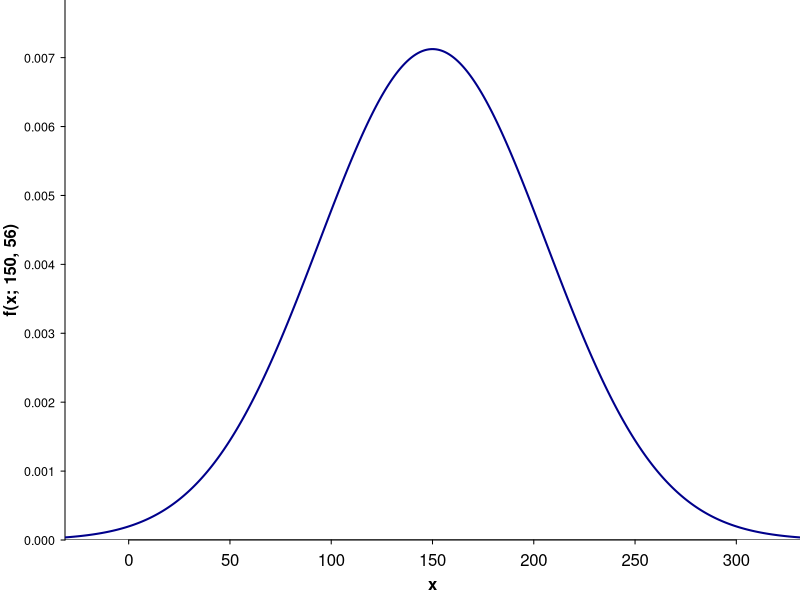
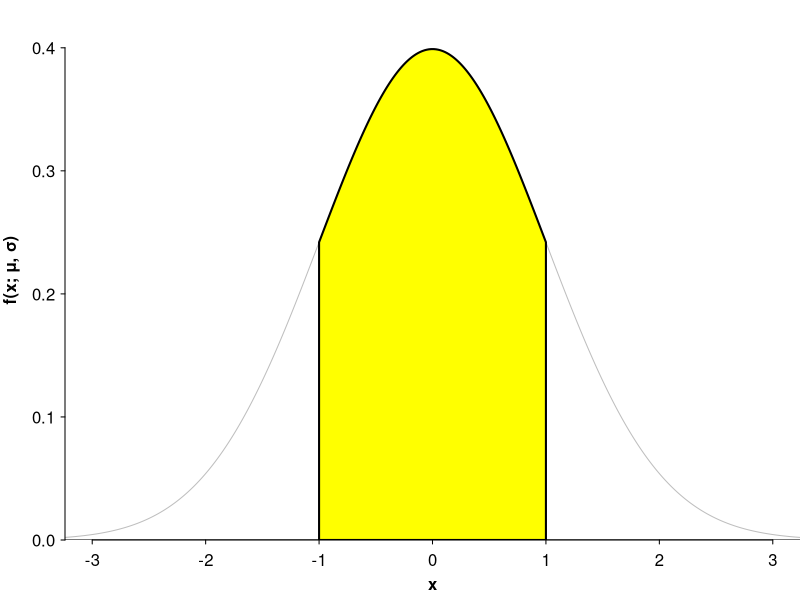
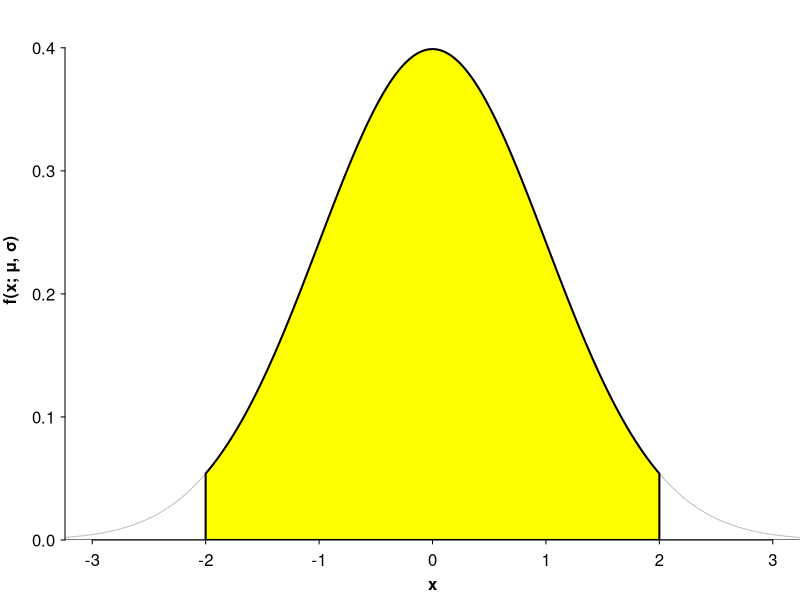
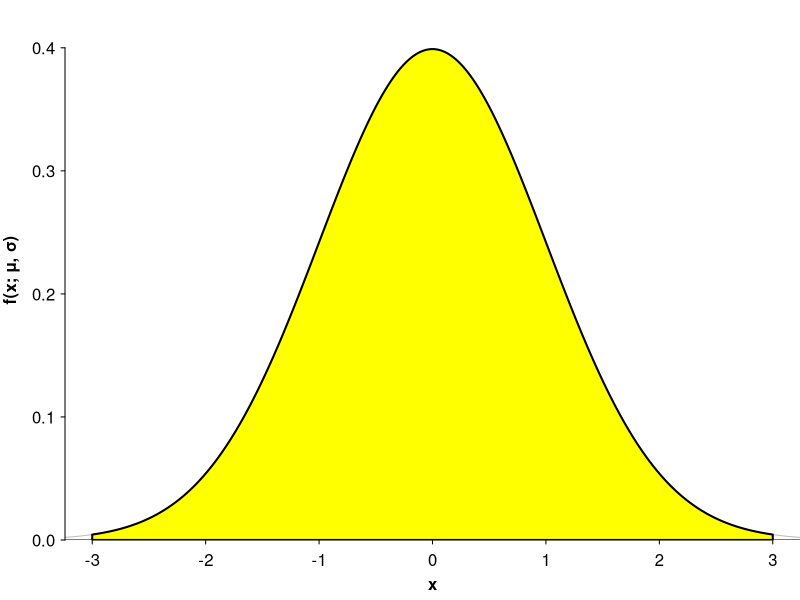

These charts were generated, in order, by the following R code:
## ---- chunk 1
#| include: false

## ---- chunk 2
#| fig-dpi: 300
#| out-width: 100%
#| fig-align: center
#| fig-width: 8
#| fig-height: 7
#| fig-cap: "**Figure:** A Normal random variable with<br>[**Figure:**]{style=\"visibility: hidden\"} [*&mu;* = 150]{.MathJax-Font} and [*&sigma;* = 56]{.MathJax-Font}."

par(mai = c(0.6, 0.65, 0, 0))
curve(dnorm(x, 150, 56), type = "n", xlim = 150 + c(-3, 3) * 56, ylim = c(0, dnorm(150, 150, 56) * 1.1), axes = FALSE, yaxs = "i", xlab = "", ylab = "")
abline(h = 0)
axis(1, tcl = -0.2, mgp = c(0.75, 0.5, 0))
mtext("x", side = 1, line = 1.7, font = 2)
axis(2, tcl = -0.2, mgp = c(0.75, 0.5, 0), las = 2, cex.axis = 0.75, at = c(seq(0, 0.007, length.out = 8), 1))
mtext("f(x; 150, 56)", side = 2, line = 2.25, font = 2)
curve(dnorm(x, 150, 56), lwd = 2, add = TRUE, from = 150 - 4 * 56, to = 150 + 4 * 56, col = "darkblue", n = 501)
## ---- chunk 3
#| fig-dpi: 300
#| out-width: 100%
#| fig-align: center
#| fig-width: 8
#| fig-height: 7
#| fig-cap: "**Figure:** A Normal random variable with<br>[**Figure:**]{style=\"visibility: hidden\"} [*&mu;* = 150]{.MathJax-Font} and [*&sigma;* = 56]{.MathJax-Font}."
## ---- chunk 4
#| fig-dpi: 300
#| out-width: 90%
#| fig-align: center
#| fig-width: 7
#| fig-height: 5

ER <- \(z) {
  par(mai = c(0.6, 0.65, 0, 0))
  z0 <- seq(-4, 4, length.out = 1000)
  plot(0, type = "n", xlim = c(-3, 3), ylim = c(0, dnorm(0) * 1.1), axes = FALSE, yaxs = "i", xlab = "", ylab = "")
  lines(x = z0, y = dnorm(z0), col = "gray")
  abline(h = 0)
  axis(1, tcl = -0.2, mgp = c(0.75, 0.5, 0)); mtext("x", side = 1, line = 1.7, font = 2)
  axis(2, tcl = -0.2, mgp = c(0.75, 0.5, 0), las = 2); mtext("f(x; μ, σ)", side = 2, line = 2.25, font = 2)
  
  zz <- seq(-z, z, length.out = 1000)
  
  polygon(x = c(zz, rev(zz)), y = c(dnorm(zz), rep(0, length(zz))), col = "yellow", lwd = 2)
}

ER(1)
## ---- chunk 5
#| fig-dpi: 300
#| out-width: 90%
#| fig-align: center
#| fig-width: 7
#| fig-height: 5

ER(2)
## ---- chunk 6
#| fig-dpi: 300
#| out-width: 90%
#| fig-align: center
#| fig-width: 7
#| fig-height: 5

ER(3)
